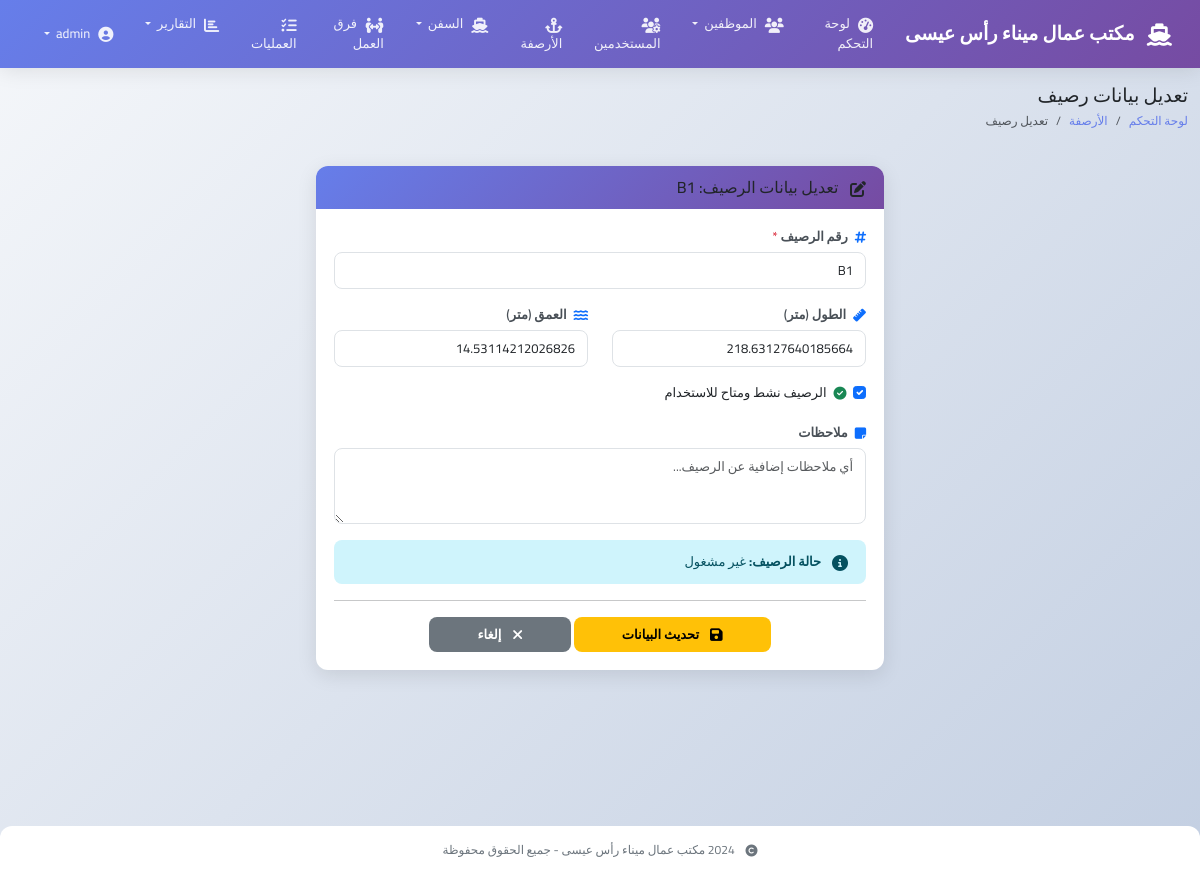
Before: /berths/edit/1 (signed in) with the older database file.
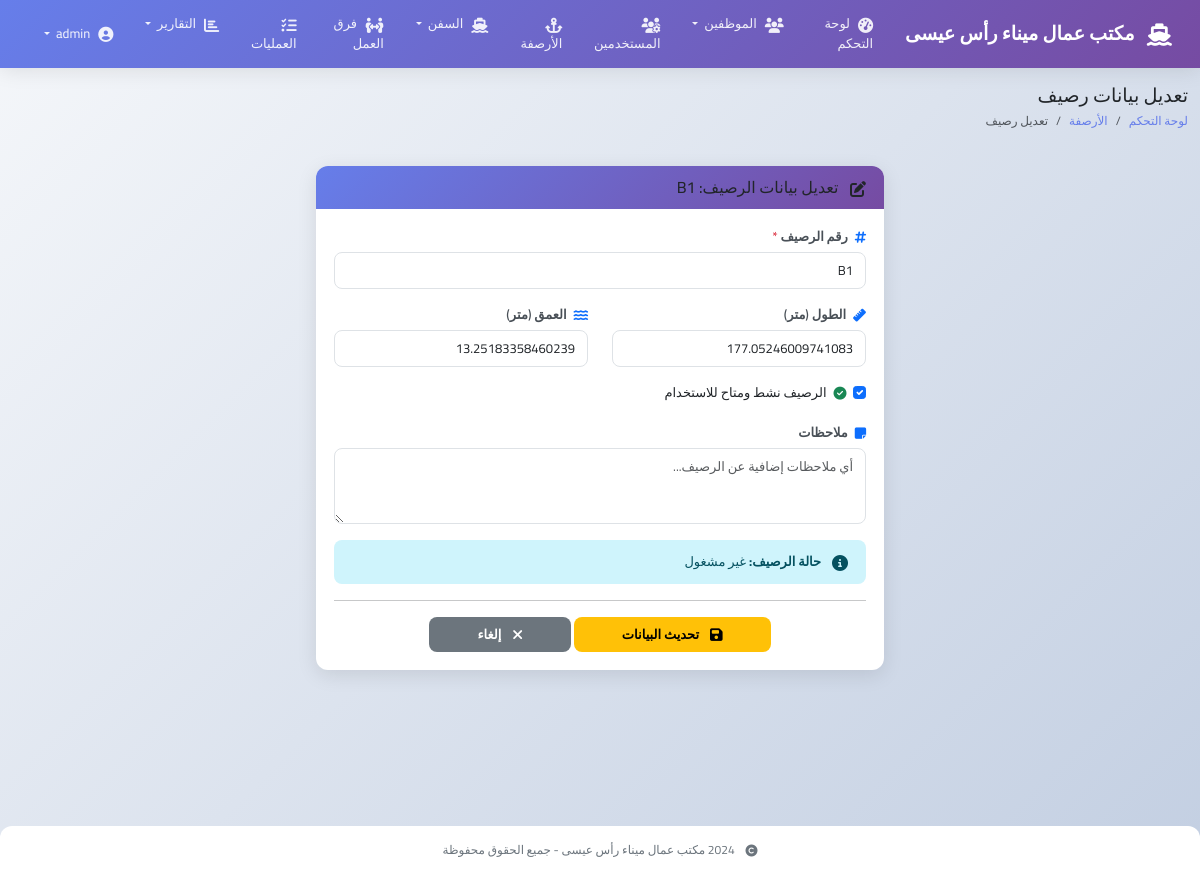
After: the same page with the newer database file.
### models.py (models this page shows, shortened)
class Berth(db.Model):
    __tablename__ = 'berths'
    id = db.Column(db.Integer, primary_key=True)
    number = db.Column(db.String(10), unique=True, nullable=False)
    length = db.Column(db.Float)
    depth = db.Column(db.Float)
    is_available = db.Column(db.Boolean, default=True)
    current_ship_id = db.Column(db.Integer, db.ForeignKey('ships.id'))
    notes = db.Column(db.Text)
    current_ship = db.relationship('Ship')

### app.py (the view, shortened to what this page needs)
@app.route('/berths/edit/<int:id>', methods=['GET', 'POST'])
@login_required
@admin_required
def edit_berth(id):
    berth = Berth.query.get_or_404(id)
    from forms import BerthForm
    form = BerthForm(obj=berth)
    return render_template('berths/edit.html', form=form, berth=berth)

### forms.py (shortened to what this page needs)
class BerthForm(FlaskForm):
    number = StringField('رقم الرصيف', validators=[DataRequired(), Length(max=10)])
    length = FloatField('الطول (متر)', validators=[Optional()])
    depth = FloatField('العمق (متر)', validators=[Optional()])
    is_active = BooleanField('نشط', default=True)
    notes = TextAreaField('ملاحظات', validators=[Optional(), Length(max=500)])

### app.py (called while the page is built)
def admin_required(f):
    @wraps(f)
    def decorated_function(*args, **kwargs):
        if not current_user.is_admin():
            flash('ليس لديك صلاحية للوصول إلى هذه الصفحة', 'danger')
            return redirect(url_for('dashboard'))
        return f(*args, **kwargs)
    return decorated_function

@login_manager.user_loader
def load_user(user_id):
    return User.query.get(int(user_id))

### models.py (called while the page is built)
    def is_admin(self):
        return self.role == 'admin'

### templates/berths/edit.html (shortened to what this page needs)
{% extends "base.html" %}
{% block page_title %}تعديل بيانات رصيف{% endblock %}
{% block breadcrumb %}
<li class="breadcrumb-item"><a href="{{ url_for('dashboard') }}">لوحة التحكم</a></li>
<li class="breadcrumb-item"><a href="{{ url_for('berth_list') }}">الأرصفة</a></li>
<li class="breadcrumb-item active">تعديل رصيف</li>
{% endblock %}
{% block content %}
<div class="row">
    <div class="col-md-6 mx-auto">
        <div class="card">
            <div class="card-header bg-warning text-dark">
                <h5 class="mb-0">
                    <i class="fas fa-edit me-2"></i>
                    تعديل بيانات الرصيف: {{ berth.number }}
                </h5>
            </div>
            <div class="card-body">
                <form method="POST" id="berthForm">
                    <div class="mb-3">
                        <label class="form-label">
                            <i class="fas fa-hashtag text-primary me-1"></i>
                            رقم الرصيف <span class="text-danger">*</span>
                        </label>
                        {{ form.number(class="form-control", placeholder="مثال: B1, رصيف 1") }}
                    </div>
                    <div class="row">
                        <div class="col-md-6 mb-3">
                            <label class="form-label">
                                <i class="fas fa-ruler text-primary me-1"></i>
                                الطول (متر)
                            </label>
                            {{ form.length(class="form-control", placeholder="أدخل الطول", step="0.1") }}
                        </div>
                        <div class="col-md-6 mb-3">
                            <label class="form-label">
                                <i class="fas fa-water text-primary me-1"></i>
                                العمق (متر)
                            </label>
                            {{ form.depth(class="form-control", placeholder="أدخل العمق", step="0.1") }}
                        </div>
                    </div>
                    <div class="mb-3">
                        <div class="form-check">
                            {{ form.is_active(class="form-check-input") }}
                            <label class="form-check-label" for="is_active">
                                <i class="fas fa-check-circle text-success me-1"></i>
                                الرصيف نشط ومتاح للاستخدام
                            </label>
                        </div>
                    </div>
                    <div class="mb-3">
                        <label class="form-label">
                            <i class="fas fa-sticky-note text-primary me-1"></i>
                            ملاحظات
                        </label>
                        {{ form.notes(class="form-control", rows="3", placeholder="أي ملاحظات إضافية عن الرصيف...") }}
                    </div>
                    <div class="alert alert-info">
                        <i class="fas fa-info-circle me-2"></i>
                        <strong>حالة الرصيف:</strong>
                        {% if berth.current_ship %}
                            مشغول حالياً بالسفينة "{{ berth.current_ship.name }}"
                        {% else %}
                            غير مشغول
                        {% endif %}
                    </div>
                    <hr>
                    <div class="text-center">
                        <button type="submit" class="btn btn-warning px-5">
                            <i class="fas fa-save me-2"></i>
                            تحديث البيانات
                        </button>
                        <a href="{{ url_for('berth_list') }}" class="btn btn-secondary px-5">
                            <i class="fas fa-times me-2"></i>
                            إلغاء
                        </a>
                    </div>
                </form>
            </div>
        </div>
    </div>
</div>
{% endblock %}

Changed rows visible on the page:
changed Berth: length "218.63127640185664" → "177.05246009741083"; depth "14.53114212026826" → "13.25183358460239"
